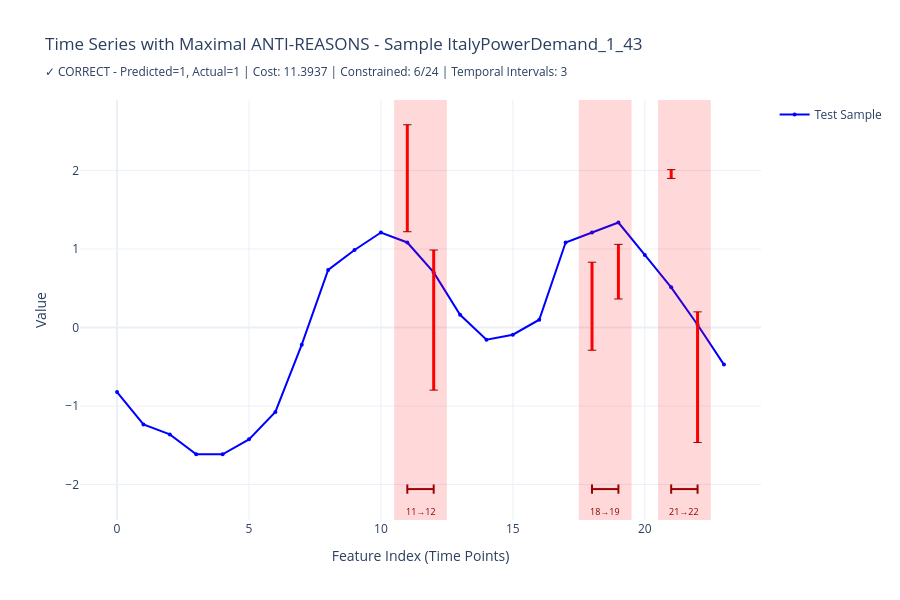

Notebook code for this chart:
### Code cell
# Plot 3: Time series with ANTI-REASON
fig = visualize_sample_with_icf(sample_id, tests_sample, feature_names, reason_type='anti_reasons')
if fig is not None:
    fig.show()

### Figure 1 — Plotly figure (JSON) as saved in the notebook; plotly's stock layout.template omitted (floating-point values rounded to 4 significant figures)
{"data": [{"line": {"color": "blue", "width": 2}, "marker": {"color": "blue", "size": 4}, "mode": "lines+markers", "name": "Test Sample", "x": [0, 1, 2, 3, 4, 5, 6, 7, 8, 9, 10, 11, 12, 13, 14, 15, 16, 17, 18, 19, 20, 21, 22, 23], "y": [-0.8217, -1.235, -1.362, -1.616, -1.616, -1.425, -1.076, -0.2183, 0.7344, 0.9884, 1.211, 1.084, 0.7026, 0.1628, -0.1548, -0.0913, 0.09924, 1.084, 1.211, 1.338, 0.9249, 0.5121, 0.03573, -0.4724], "type": "scatter"}, {"hovertemplate": "<b>t_11</b><br>Y-Constraint: [1.221, 2.584]<br>Value: 1.084<extra></extra>", "line": {"color": "red", "width": 3}, "marker": {"color": "darkred", "size": 6, "symbol": "line-ew-open"}, "mode": "lines+markers", "showlegend": false, "x": [11, 11], "y": [1.221, 2.584], "type": "scatter"}, {"hovertemplate": "<b>t_12</b><br>Y-Constraint: [-0.797, 0.988]<br>Value: 0.703<extra></extra>", "line": {"color": "red", "width": 3}, "marker": {"color": "darkred", "size": 6, "symbol": "line-ew-open"}, "mode": "lines+markers", "showlegend": false, "x": [12, 12], "y": [-0.7974, 0.9877], "type": "scatter"}, {"hovertemplate": "<b>t_18</b><br>Y-Constraint: [-0.289, 0.832]<br>Value: 1.211<extra></extra>", "line": {"color": "red", "width": 3}, "marker": {"color": "darkred", "size": 6, "symbol": "line-ew-open"}, "mode": "lines+markers", "showlegend": false, "x": [18, 18], "y": [-0.2893, 0.8321], "type": "scatter"}, {"hovertemplate": "<b>t_19</b><br>Y-Constraint: [0.364, 1.060]<br>Value: 1.338<extra></extra>", "line": {"color": "red", "width": 3}, "marker": {"color": "darkred", "size": 6, "symbol": "line-ew-open"}, "mode": "lines+markers", "showlegend": false, "x": [19, 19], "y": [0.3638, 1.06], "type": "scatter"}, {"hovertemplate": "<b>t_21</b><br>Y-Constraint: [1.900, 2.012]<br>Value: 0.512<extra></extra>", "line": {"color": "red", "width": 3}, "marker": {"color": "darkred", "size": 6, "symbol": "line-ew-open"}, "mode": "lines+markers", "showlegend": false, "x": [21, 21], "y": [1.9, 2.012], "type": "scatter"}, {"hovertemplate": "<b>t_22</b><br>Y-Constraint: [-1.464, 0.200]<br>Value: 0.036<extra></extra>", "line": {"color": "red", "width": 3}, "marker": {"color": "darkred", "size": 6, "symbol": "line-ew-open"}, "mode": "lines+markers", "showlegend": false, "x": [22, 22], "y": [-1.464, 0.1996], "type": "scatter"}, {"hoverinfo": "skip", "line": {"color": "darkred", "width": 2}, "mode": "lines", "showlegend": false, "x": [11, 11], "y": [-2.118, -2.0], "type": "scatter"}, {"hoverinfo": "skip", "line": {"color": "darkred", "width": 2}, "mode": "lines", "showlegend": false, "x": [12, 12], "y": [-2.118, -2.0], "type": "scatter"}, {"hoverinfo": "skip", "line": {"color": "darkred", "width": 2}, "mode": "lines", "showlegend": false, "x": [11, 12], "y": [-2.059, -2.059], "type": "scatter"}, {"hoverinfo": "skip", "line": {"color": "darkred", "width": 2}, "mode": "lines", "showlegend": false, "x": [18, 18], "y": [-2.118, -2.0], "type": "scatter"}, {"hoverinfo": "skip", "line": {"color": "darkred", "width": 2}, "mode": "lines", "showlegend": false, "x": [19, 19], "y": [-2.118, -2.0], "type": "scatter"}, {"hoverinfo": "skip", "line": {"color": "darkred", "width": 2}, "mode": "lines", "showlegend": false, "x": [18, 19], "y": [-2.059, -2.059], "type": "scatter"}, {"hoverinfo": "skip", "line": {"color": "darkred", "width": 2}, "mode": "lines", "showlegend": false, "x": [21, 21], "y": [-2.118, -2.0], "type": "scatter"}, {"hoverinfo": "skip", "line": {"color": "darkred", "width": 2}, "mode": "lines", "showlegend": false, "x": [22, 22], "y": [-2.118, -2.0], "type": "scatter"}, {"hoverinfo": "skip", "line": {"color": "darkred", "width": 2}, "mode": "lines", "showlegend": false, "x": [21, 22], "y": [-2.059, -2.059], "type": "scatter"}], "layout": {"shapes": [{"fillcolor": "rgba(255, 0, 0, 0.15)", "line": {"color": "red", "width": 0}, "type": "rect", "x0": 10.5, "x1": 12.5, "xref": "x", "y0": 0, "y1": 1, "yref": "y domain"}, {"fillcolor": "rgba(255, 0, 0, 0.15)", "line": {"color": "red", "width": 0}, "type": "rect", "x0": 17.5, "x1": 19.5, "xref": "x", "y0": 0, "y1": 1, "yref": "y domain"}, {"fillcolor": "rgba(255, 0, 0, 0.15)", "line": {"color": "red", "width": 0}, "type": "rect", "x0": 20.5, "x1": 22.5, "xref": "x", "y0": 0, "y1": 1, "yref": "y domain"}], "title": {"text": "Time Series with Maximal ANTI-REASONS - Sample ItalyPowerDemand_1_43<br><sub>✓ CORRECT - Predicted=1, Actual=1 | Cost: 11.3937 | Constrained: 6/24 | Temporal Intervals: 3</sub>"}, "xaxis": {"title": {"text": "Feature Index (Time Points)"}}, "yaxis": {"title": {"text": "Value"}}, "height": 600, "showlegend": true, "hovermode": "closest", "annotations": [{"font": {"color": "darkred", "size": 9}, "showarrow": false, "text": "11→12", "x": 11.5, "xanchor": "center", "y": -2.236, "yanchor": "top"}, {"font": {"color": "darkred", "size": 9}, "showarrow": false, "text": "18→19", "x": 18.5, "xanchor": "center", "y": -2.236, "yanchor": "top"}, {"font": {"color": "darkred", "size": 9}, "showarrow": false, "text": "21→22", "x": 21.5, "xanchor": "center", "y": -2.236, "yanchor": "top"}]}}
